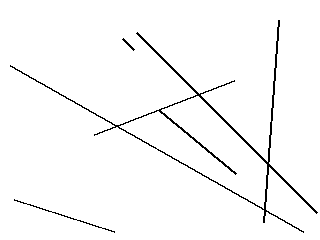
#> input picture otoczenie.png, 320 x 240 px
$ python Robot.py
#> lines starting #> are read from the running program, lines starting #| are printed output that depends on the picture; after the words box and inside, x2 and y2 are one past the last pixel; in counts of white or black regions, pixels touching at a corner belong together
#> (reads config.txt from the repository)
#> (reads parametry.txt from the repository)
### RobotIO.py
class WrongAmountOfDataError(Exception):
    pass


class WrongCoordinatesError(Exception):
    pass


class RobotIO():
    """
    Class RobotIO. Contains attributes:
    :param text_handle: handle to text file with info about Robot
    :type text_path: str

    :param text_res_path: Path where to save text results.
    :type img_path: str

    :param img_res_path: Path where to save graphic results.
    :type img_res_path: str

    :param ht: image height.
    :type h: int

    :param w: image width.
    :type w: int
    """
    def __init__(self, text_handle, text_res_path, img_res_path, config):
        self._text_handle = text_handle
        self._text_res_path = text_res_path
        self._img_res_path = img_res_path
        self._w = int(config["image_width"])
        self._h = int(config["image_height"])

    def text_into_numbers(self):
        """
        Returning values of variables which are given in txt file.
        """
        lines = [row.strip() for row in self._text_handle if row.strip()]
        if len(lines) != 3:
            print(lines)
            raise WrongAmountOfDataError("Should be given x, y, alpha")
        lines_2 = {}
        for i in range(len(lines)):
            line1 = lines[i].split("=")[0].strip()
            line2 = lines[i].split("=")[1].strip()
            if line1.lower() == "x":
                if int(line2) > self._w or int(line2) < 0:
                    raise WrongCoordinatesError(f'x is between [0, {self._w}]')
                lines_2["x"] = int(line2)
            elif line1.lower() == "y":
                if int(line2) > self._h or int(line2) < 0:
                    raise WrongCoordinatesError(f'y is between [0, {self._h}]')
                lines_2["y"] = int(line2)
            else:
                lines_2["alpha"] = int(line2)
        return lines_2

    def save_to_file(self, distance, im):
        """
        Save all progresses to files.
        """
        file = open(self._text_res_path, "w")
        for single_line in distance:
            file.write(f'{single_line}\n')
        file.close()
        im.save(self._img_res_path)

### bresenham.py
import math


def stop(black_pixels, pixel, width, height):
    """
    Check if current pixel is black or is on border
    """
    if pixel in black_pixels or pixel[0] == width or pixel[1] == height:
        return True
    return False


def bresenham(black_pixels, start_point, end_point, width, height):
    """
    Main function that uses Bresenham's algorithm to iterate through image
    and during this - calculates distance and return list of pixels to color.
    """
    x1 = start_point[0]
    y1 = start_point[1]
    x2 = end_point[0]
    y2 = end_point[1]
    x = x1
    y = y1
    distance = 0
    pixel_list = []
    max_distance = 60
    no_hit_distance = 255

    # Calculate the direction with X axix

    if (x1 < x2):
        xi = 1
        dx = x2 - x1
    else:
        xi = -1
        dx = x1 - x2

    # Calculate the direction with Y axis

    if (y1 < y2):
        yi = 1
        dy = y2 - y1
    else:
        yi = -1
        dy = y1 - y2

    # first pixel and beggining of iterating

    end = stop(black_pixels, (x, y), width, height)
    while not end and distance < max_distance:
        pixel_list.append((x, y))
        distance = int(math.sqrt((x - x1)**2 + (y - y1)**2))

        # If we take X axix as reference

        if (dx > dy):
            ai = (dy - dx) * 2
            bi = dy * 2
            d = bi - dx

            # Iterating through X

            while (x != x2):

                while not end and distance < max_distance:

                    # Factor test

                    if (d >= 0):
                        x += xi
                        y += yi
                        d += ai
                    else:
                        d += bi
                        x += xi

                    end = stop(black_pixels, (x, y), width, height)
                    if not end:
                        pixel_list.append((x, y))
                        distance = int(math.sqrt((x - x1)**2 + (y - y1)**2))

                else:

                    break

        # If we take Y axix as reference

        else:
            ai = (dx - dy) * 2
            bi = dx * 2
            d = bi - dy

            # Iterating through Y

            while (y != y2):

                while not end and distance < max_distance:

                    # Factor test

                    if (d >= 0):
                        x += xi
                        y += yi
                        d += ai
                    else:
                        d += bi
                        y += yi

                    end = stop(black_pixels, (x, y), width, height)
                    if not end:
                        pixel_list.append((x, y))
                        distance = int(math.sqrt((x - x1)**2 + (y - y1)**2))

                else:
                    break

    if distance >= max_distance and not end:
        distance = no_hit_distance
        return [distance, pixel_list]
    return [distance, pixel_list]

### Robot.py
import math
import configparser
from PIL import Image
from RobotIO import RobotIO
from bresenham import bresenham
import argparse
import sys
import copy


class WrongImageSizeError(Exception):
    pass


class WrongConfigError(Exception):
    pass


class Robot():
    """
    Class Robot. Contains attributes:
    :param im: Image we're working on
    :type im: object from PIL

    :param x: Robot's position on horizontal axix. 0 is on left.
    :type x: int

    :param y: Robot's position on vertical axix. 0 is on top.
    :type y: int

    :param alpha: Robot's direction angle on the beginning. Read like degrees.
    :type alpha: int

    :param total_range: Robot's angle of total rotation. Read like degrees.
    :type a_range: int

    :param rotation_range: Robot's angle of single rotation. Read like degrees.
    :type rotation_range: int

    :param height: image height.
    :type height: int

    :param width: image width.
    :type width: int
    """

    def __init__(self, img_path, config, robotio):
        """
        Assignment of Variables, opening image and config.
        """
        self._robotio = robotio
        self._total_range = int(config["total_angle"])
        self._rotation_range = int(config["rotation_angle"])
        self._width = int(config["image_width"])
        self._height = int(config["image_height"])
        self._im = self.open_image(img_path)
        values = self._robotio.text_into_numbers()
        self._x = values["x"]
        self._y = values["y"]
        self._alpha = values["alpha"]

    def open_image(self, img_path):
        """
        Opening image for Robot.
        """
#> called with img_path = 'otoczenie.png'
        im1 = Image.open(img_path)
#> im1 is the input picture: PIL image 320x240 1; 97.5% white; black in thin lines or dots, all inside (x1, y1, x2, y2) = (10, 20, 318, 233)
        im = copy.deepcopy(im1)
        im = im.convert("RGB")
        im1.close()
        w, h = im.size
#> w = 320; h = 240
        if w != self._width or h != self._height:
            raise WrongImageSizeError(f'Image must be {self._width}x{self._height}px')
        return im

    def black_pixels(self):
        """
        Returns a list of black pixels in image.
        """
        black_pixels_list = []
        for x in range(self._width):
            for y in range(self._height):
                if self._im.getpixel((x, y)) == (0, 0, 0):
                    black_pixels_list.append((x, y))
        return black_pixels_list

    def rgb_of_pixel(self, x, y):
        """
        Returns color of pixel in RGB format.
        """
        RGB = self._im.getpixel((x, y))
        return RGB

    def color_pixels(self, pixel_list):
        """
        Colors the pixels in RGB format - Red color.
        """
        for pixels in pixel_list:
            self._im.putpixel((pixels), (255, 0, 0))

    def ending_point_for_bresenham(self, angle):
        """
        Calculate end of line that would go through whole image -
        for the best approximation.
        """
        current_angle_degrees = (self._alpha + (self._rotation_range * angle)
                                 - (self._total_range/2)) % 360
        current_angle = (current_angle_degrees * math.pi) / 180
        a = math.tan(current_angle)
        new_x = self._x
        new_y = self._y

        if current_angle_degrees == 90:
            return (new_x, 0)

        elif current_angle_degrees == 270:
            return (new_x, self._height)

        elif current_angle_degrees > 90 and current_angle_degrees < 270:
            while new_x > 0 and new_y > 0 and\
                   new_x < self._width and new_y < self._height:
                new_x -= 1
                new_y += a
            return(new_x, new_y)

        elif (current_angle_degrees > 270 and current_angle_degrees <= 360) or\
             (current_angle_degrees >= 0 and current_angle_degrees < 90):
            while new_x > 0 and new_y > 0 and\
                   new_x < self._width and new_y < self._height:
                new_x += 1
                new_y -= a
            return(new_x, new_y)

    def draw_a_line_calculate_distance(self):
        """
        Calls function bresenham for every angle in estabilished range.
        Next calls method to color pixels.
        Result is given to save method in RobotIO.
        """
        distance = []
        black_pixels = self.black_pixels()
        for angle in range(int(self._total_range/(self._rotation_range) + 1)):
            end_point = self.ending_point_for_bresenham(angle)
            wyniki = bresenham(black_pixels, (self._x, self._y),
                               end_point, self._width, self._height)
            distance.append(wyniki[0])
            self.color_pixels(wyniki[1])
        self._robotio.save_to_file(distance, self._im)
#> in save_to_file, `im.save(self._img_res_path)`:
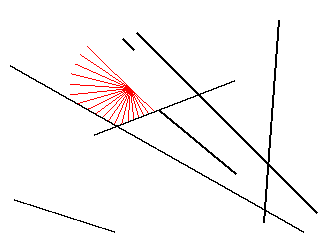
#> saved as symulacja.png: PIL image 320x240 RGB; mean R, G, B 248.5, 246.1, 246.1


def main(arguments):
    """
    Function that uses argparse to parse the command line arguments.
    Else it assigns the default arguments that were given in exercise.
    """
    parser = argparse.ArgumentParser()
    parser.add_argument("--text-path", default="parametry.txt")
    parser.add_argument("--image-path", default="otoczenie.png")
    parser.add_argument("--text-res_path", default="wyniki.txt")
    parser.add_argument("--image-res_path", default="symulacja.png")
    parser.add_argument("--config", default="config.txt")
    args = parser.parse_args(arguments[1:])
    config_parser = configparser.ConfigParser()
    config_parser.read(args.config)
    try:
        config = {"image_width": config_parser["DEFAULT"]["image_width"],
                  "image_height": config_parser["DEFAULT"]["image_height"],
                  "rotation_angle": config_parser["DEFAULT"]["rotation_angle"],
                  "total_angle": config_parser["DEFAULT"]["total_angle"]}
    except KeyError:
        raise WrongConfigError()
    with open(args.text_path) as text_file:
        robotio = RobotIO(text_file, args.text_res_path,
                          args.image_res_path, config)
        robot = Robot(args.image_path, config, robotio)
        robot.draw_a_line_calculate_distance()


if __name__ == "__main__":
    main(sys.argv)
